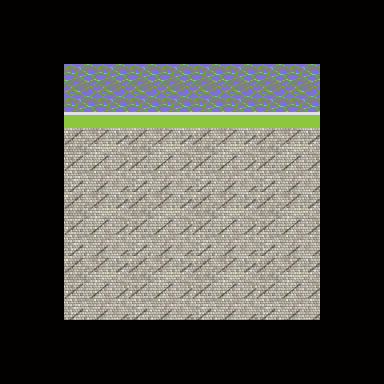

Tiled map render using the project's own tile images. Description and the map definition, with tile-layer contents summarised, below:
An orthogonal 6x6 tile map with 64x64 px tiles, 1 tile layer (Tile Layer 1), 3 tilesets.

<map version="1.0" orientation="orthogonal" width="6" height="6" tilewidth="64" tileheight="64">
 <tileset firstgid="1" name="black" tilewidth="64" tileheight="64">
  <image source="../colors/black.png" width="64" height="64" />
  <tile id="0">
   <properties>
    <property name="blocked" value="true" />
   </properties>
  </tile>
 </tileset>
 <tileset firstgid="2" name="greybrick" tilewidth="64" tileheight="64">
  <image source="../tiles/greybrick.jpg" width="64" height="64" />
 </tileset>
 <tileset firstgid="3" name="hospitalwallbottom" tilewidth="64" tileheight="64">
  <image source="../tiles/hospitalwallbottom.png" width="64" height="64" />
  <tile id="0">
   <properties>
    <property name="blocked" value="true" />
   </properties>
  </tile>
 </tileset>
 <layer name="Tile Layer 1" width="6" height="6">
  <data>[36 cells, 36 non-empty, 3 distinct tile ids]</data>
 </layer>
</map>
